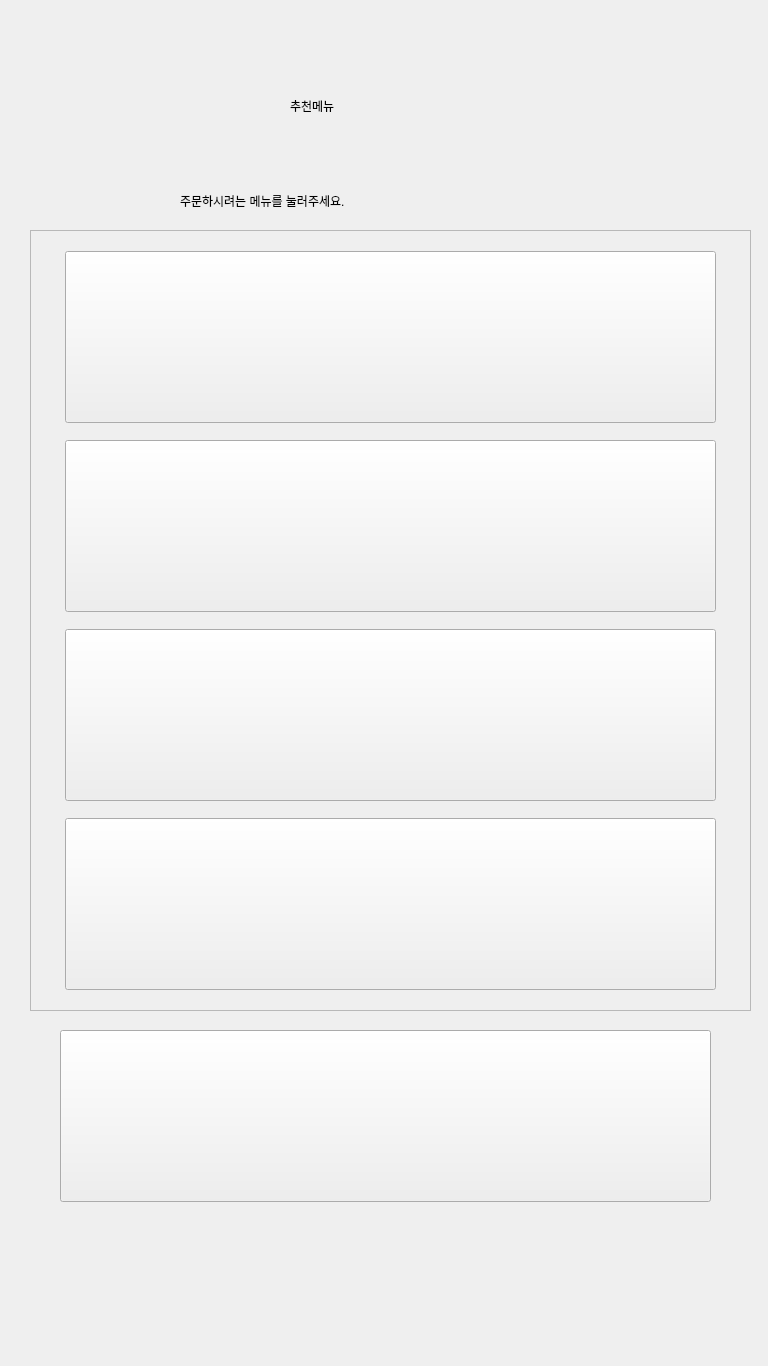
<?xml version="1.0" encoding="UTF-8"?>
<ui version="4.0">
 <class>Form</class>
 <widget class="QWidget" name="Form">
  <property name="geometry">
   <rect>
    <x>0</x>
    <y>0</y>
    <width>768</width>
    <height>1366</height>
   </rect>
  </property>
  <property name="minimumSize">
   <size>
    <width>768</width>
    <height>1366</height>
   </size>
  </property>
  <property name="maximumSize">
   <size>
    <width>768</width>
    <height>1366</height>
   </size>
  </property>
  <property name="windowTitle">
   <string>Form</string>
  </property>
  <property name="styleSheet">
   <string notr="true"/>
  </property>
  <widget class="QLabel" name="rec_label">
   <property name="geometry">
    <rect>
     <x>290</x>
     <y>60</y>
     <width>231</width>
     <height>91</height>
    </rect>
   </property>
   <property name="styleSheet">
    <string notr="true">font: 81 48pt &quot;나눔스퀘어&quot;;</string>
   </property>
   <property name="text">
    <string>추천메뉴</string>
   </property>
  </widget>
  <widget class="QScrollArea" name="scrollArea">
   <property name="geometry">
    <rect>
     <x>30</x>
     <y>230</y>
     <width>721</width>
     <height>781</height>
    </rect>
   </property>
   <property name="widgetResizable">
    <bool>true</bool>
   </property>
   <widget class="QWidget" name="scrollAreaWidgetContents">
    <property name="geometry">
     <rect>
      <x>0</x>
      <y>0</y>
      <width>719</width>
      <height>779</height>
     </rect>
    </property>
    <layout class="QGridLayout" name="gridLayout">
     <item row="3" column="0">
      <widget class="QPushButton" name="old_rec_menu4">
       <property name="minimumSize">
        <size>
         <width>651</width>
         <height>172</height>
        </size>
       </property>
       <property name="maximumSize">
        <size>
         <width>651</width>
         <height>172</height>
        </size>
       </property>
       <property name="text">
        <string/>
       </property>
      </widget>
     </item>
     <item row="2" column="0">
      <widget class="QPushButton" name="old_rec_menu3">
       <property name="minimumSize">
        <size>
         <width>651</width>
         <height>172</height>
        </size>
       </property>
       <property name="maximumSize">
        <size>
         <width>651</width>
         <height>172</height>
        </size>
       </property>
       <property name="text">
        <string/>
       </property>
      </widget>
     </item>
     <item row="1" column="0">
      <widget class="QPushButton" name="old_rec_menu2">
       <property name="minimumSize">
        <size>
         <width>651</width>
         <height>172</height>
        </size>
       </property>
       <property name="maximumSize">
        <size>
         <width>651</width>
         <height>172</height>
        </size>
       </property>
       <property name="text">
        <string/>
       </property>
      </widget>
     </item>
     <item row="0" column="0">
      <widget class="QPushButton" name="old_rec_menu1">
       <property name="minimumSize">
        <size>
         <width>651</width>
         <height>172</height>
        </size>
       </property>
       <property name="maximumSize">
        <size>
         <width>651</width>
         <height>172</height>
        </size>
       </property>
       <property name="text">
        <string/>
       </property>
      </widget>
     </item>
    </layout>
   </widget>
  </widget>
  <widget class="QPushButton" name="old_rec_ok">
   <property name="geometry">
    <rect>
     <x>60</x>
     <y>1030</y>
     <width>651</width>
     <height>172</height>
    </rect>
   </property>
   <property name="minimumSize">
    <size>
     <width>651</width>
     <height>172</height>
    </size>
   </property>
   <property name="maximumSize">
    <size>
     <width>651</width>
     <height>172</height>
    </size>
   </property>
   <property name="text">
    <string/>
   </property>
  </widget>
  <widget class="QLabel" name="rec_label_2">
   <property name="geometry">
    <rect>
     <x>180</x>
     <y>180</y>
     <width>451</width>
     <height>41</height>
    </rect>
   </property>
   <property name="styleSheet">
    <string notr="true">font: 81 25pt &quot;나눔스퀘어&quot;;</string>
   </property>
   <property name="text">
    <string>주문하시려는 메뉴를 눌러주세요.</string>
   </property>
  </widget>
  <widget class="QLabel" name="plz_bg">
   <property name="geometry">
    <rect>
     <x>0</x>
     <y>0</y>
     <width>768</width>
     <height>1366</height>
    </rect>
   </property>
   <property name="minimumSize">
    <size>
     <width>768</width>
     <height>1366</height>
    </size>
   </property>
   <property name="maximumSize">
    <size>
     <width>768</width>
     <height>1366</height>
    </size>
   </property>
   <property name="text">
    <string/>
   </property>
  </widget>
  <zorder>plz_bg</zorder>
  <zorder>rec_label</zorder>
  <zorder>scrollArea</zorder>
  <zorder>old_rec_ok</zorder>
  <zorder>rec_label_2</zorder>
 </widget>
 <resources/>
 <connections/>
</ui>
